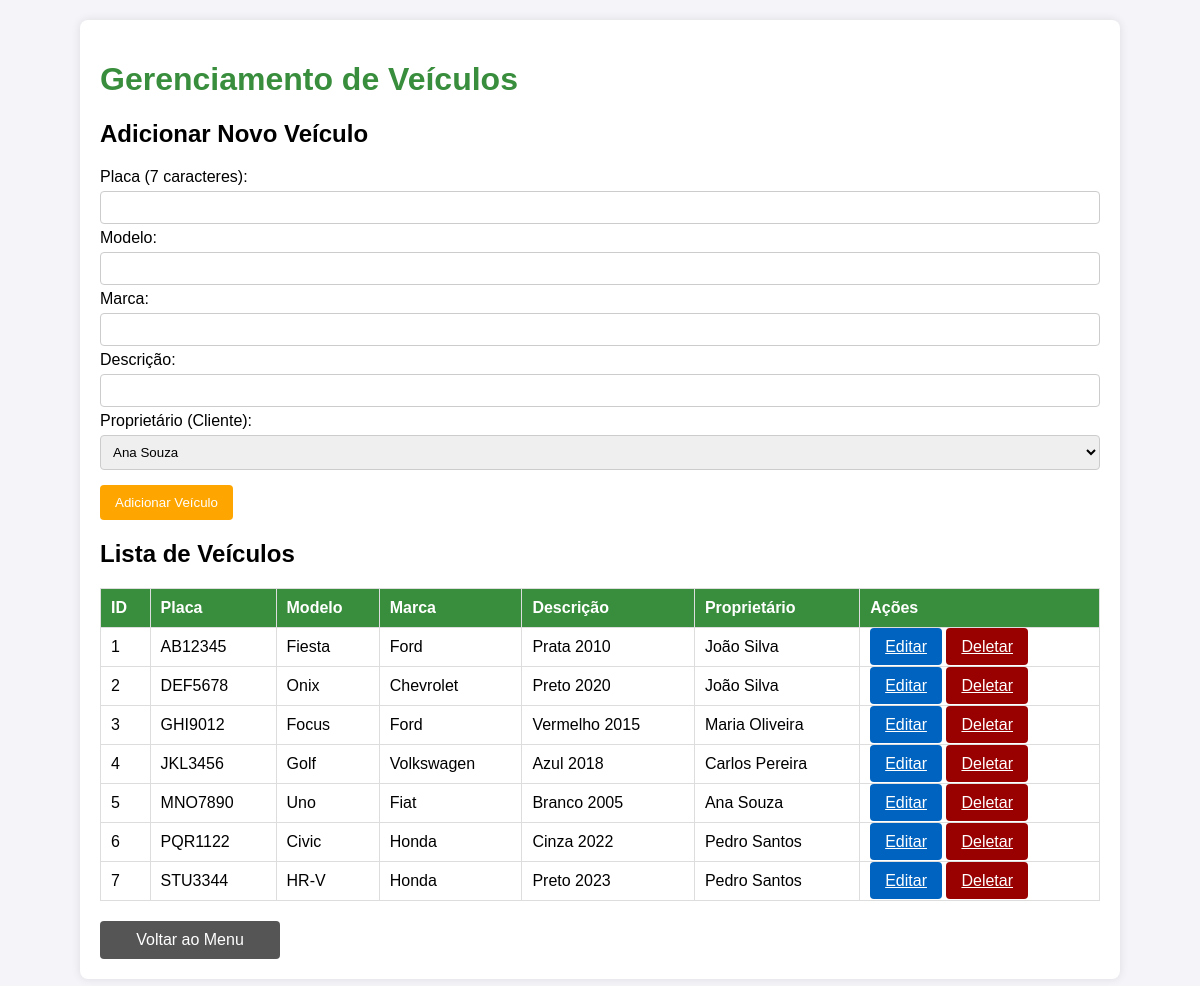
/veiculo.php, run on the app's committed database.
### tables this page shows
CREATE TABLE VEICULOS (
    id_veiculo INT NOT NULL AUTO_INCREMENT PRIMARY KEY,
    marca_veiculo VARCHAR(100),
    modelo_veiculo VARCHAR(100),
    placa_veiculo VARCHAR(7) NOT NULL UNIQUE,
    descricao_veiculo VARCHAR(256),
    id_cliente INT NOT NULL,
    FOREIGN KEY(id_cliente) REFERENCES CLIENTE (id_cliente) ON DELETE CASCADE
);

CREATE TABLE CLIENTE (
    id_cliente INT NOT NULL AUTO_INCREMENT PRIMARY KEY,
    nome_cliente VARCHAR(100),
    cpf_cliente VARCHAR(14),
    contato_cliente VARCHAR(15),
    endereco_cliente VARCHAR(100)
);

### veiculo.php (the view, shortened to what this page needs)
<?php
include 'conexao.php';
$veiculo_edicao = null;
$sql_select = "SELECT V.*, C.nome_cliente FROM VEICULOS V JOIN CLIENTE C ON V.id_cliente = C.id_cliente ORDER BY V.placa_veiculo";
$resultado = $conexao->query($sql_select);
$sql_clientes = "SELECT id_cliente, nome_cliente FROM CLIENTE ORDER BY nome_cliente";
$clientes_result = $conexao->query($sql_clientes);
?>
<!DOCTYPE html>
<html lang="pt-BR">
<head>
</head>
<body>
    <div class="container">
        <h1> Gerenciamento de Veículos</h1>
        <h2><?= $veiculo_edicao ? ' Editar Veículo' : ' Adicionar Novo Veículo' ?></h2>
        <div class="form-container">
            <form method="POST">
                <label for="placa">Placa (7 caracteres):</label>
                <input type="text" id="placa" name="placa" value="<?= $veiculo_edicao ? $veiculo_edicao['placa_veiculo'] : '' ?>" required>
                <label for="modelo">Modelo:</label>
                <input type="text" id="modelo" name="modelo" value="<?= $veiculo_edicao ? $veiculo_edicao['modelo_veiculo'] : '' ?>">
                <label for="marca">Marca:</label>
                <input type="text" id="marca" name="marca" value="<?= $veiculo_edicao ? $veiculo_edicao['marca_veiculo'] : '' ?>">
                <label for="descricao">Descrição:</label>
                <input type="text" id="descricao" name="descricao" value="<?= $veiculo_edicao ? $veiculo_edicao['descricao_veiculo'] : '' ?>">
                <label for="id_cliente">Proprietário (Cliente):</label>
                <select id="id_cliente" name="id_cliente" required>
                    <?php
                    if ($clientes_result->num_rows > 0) {
                        while($cliente = $clientes_result->fetch_assoc()) {
                            $selected = ($veiculo_edicao && $cliente['id_cliente'] == $veiculo_edicao['id_cliente']) ? 'selected' : '';
                            echo "<option value='" . $cliente['id_cliente'] . "' $selected>" . $cliente['nome_cliente'] . "</option>";
                        }
                    } else {
                        echo "<option value=''>Cadastre um cliente primeiro</option>";
                    }
                    ?>
                </select>
                <?php if ($veiculo_edicao): ?>
                    <input type="submit" name="editar_salvar" value="Salvar Edição" class="btn-edit">
                    <a href="veiculo_crud.php" class="btn btn-cancel">Cancelar</a>
                <?php else: ?>
                    <input type="submit" name="adicionar" value="Adicionar Veículo" class="btn-add">
                <?php endif; ?>
            </form>
        </div>
        <h2> Lista de Veículos</h2>
        <table>
            <thead>
                <tr>
                    <th>ID</th>
                    <th>Placa</th>
                    <th>Modelo</th>
                    <th>Marca</th>
                    <th>Descrição</th>
                    <th>Proprietário</th>
                    <th>Ações</th>
                </tr>
            </thead>
            <tbody>
                <?php
                if ($resultado->num_rows > 0) {
                    while($row = $resultado->fetch_assoc()) {
                        echo "<tr>";
                        echo "<td>" . $row["id_veiculo"] . "</td>";
                        echo "<td>" . $row["placa_veiculo"] . "</td>";
                        echo "<td>" . $row["modelo_veiculo"] . "</td>";
                        echo "<td>" . $row["marca_veiculo"] . "</td>";
                        echo "<td>" . $row["descricao_veiculo"] . "</td>";
                        echo "<td>" . $row["nome_cliente"] . "</td>";
                        echo "<td>
                                <a href='?editar=" . $row["id_veiculo"] . "' class='btn btn-edit'>Editar</a>
                                <a href='?deletar=" . $row["id_veiculo"] . "' onclick=\"return confirm('Tem certeza que deseja deletar este veículo?');\" class='btn btn-delete'>Deletar</a>
                              </td>";
                        echo "</tr>";
                    }
                } else {
                    echo "<tr><td colspan='7'>Nenhum veículo encontrado.</td></tr>";
                }
                ?>
            </tbody>
        </table>
        <a href="index.php" class="btn btn-back">Voltar ao Menu</a>
    </div>
</body>
</html>

### veiculo.php (style rules this page uses)
body { font-family: Arial, sans-serif; margin: 20px; background-color: #f4f4f9; }
.container { max-width: 1000px; margin: auto; background: white; padding: 20px; border-radius: 8px; box-shadow: 0 0 10px rgba(0,0,0,0.1); }
table { width: 100%; border-collapse: collapse; margin-top: 20px; }
th, td { border: 1px solid #ddd; padding: 10px; text-align: left; }
.form-container input[type="text"], .form-container select { padding: 8px; margin: 5px 0; border: 1px solid #ccc; border-radius: 4px; width: 100%; box-sizing: border-box; }
.form-container input[type="submit"], .btn { padding: 10px 15px; margin-top: 10px; border: none; border-radius: 4px; cursor: pointer; color: white; }
.btn-add { background-color: #ffa500; }
.btn-edit { background-color: #0063BF; }
.btn-delete { background-color: #900; }
.btn-back { display: block; width: 150px; text-align: center; text-decoration: none; background-color: #555; margin-top: 20px; }
h1 { color: #388E3C; }
th { background-color: #388E3C; color: #ffffff; }

### data on the page
veiculos: id_veiculo "1", placa_veiculo "AB12345", modelo_veiculo "Fiesta", marca_veiculo "Ford", descricao_veiculo "Prata 2010", id_cliente.nome_cliente "João Silva"
veiculos: id_veiculo "2", placa_veiculo "DEF5678", modelo_veiculo "Onix", marca_veiculo "Chevrolet", descricao_veiculo "Preto 2020", id_cliente.nome_cliente "João Silva"
veiculos: id_veiculo "3", placa_veiculo "GHI9012", modelo_veiculo "Focus", marca_veiculo "Ford", descricao_veiculo "Vermelho 2015", id_cliente.nome_cliente "Maria Oliveira"
veiculos: id_veiculo "4", placa_veiculo "JKL3456", modelo_veiculo "Golf", marca_veiculo "Volkswagen", descricao_veiculo "Azul 2018", id_cliente.nome_cliente "Carlos Pereira"
veiculos: id_veiculo "5", placa_veiculo "MNO7890", modelo_veiculo "Uno", marca_veiculo "Fiat", descricao_veiculo "Branco 2005", id_cliente.nome_cliente "Ana Souza"
veiculos: id_veiculo "6", placa_veiculo "PQR1122", modelo_veiculo "Civic", marca_veiculo "Honda", descricao_veiculo "Cinza 2022", id_cliente.nome_cliente "Pedro Santos"
veiculos: id_veiculo "7", placa_veiculo "STU3344", modelo_veiculo "HR-V", marca_veiculo "Honda", descricao_veiculo "Preto 2023", id_cliente.nome_cliente "Pedro Santos"

### other printed values
form field id_cliente "Ana Souza"
